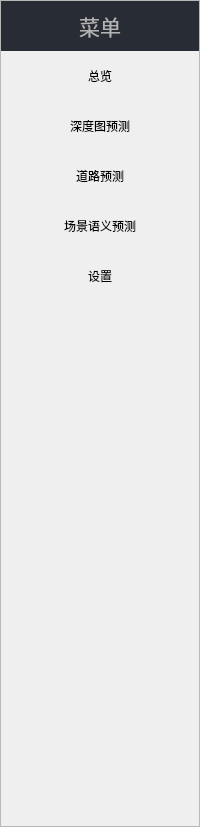
     <widget class="QFrame" name="control_bar">
      <property name="minimumSize">
       <size>
        <width>150</width>
        <height>0</height>
       </size>
      </property>
      <property name="styleSheet">
       <string notr="true">QPushButton {
	background-position: left center;
    background-repeat: no-repeat;
	border: none;
}

QPushButton:hover {
	background-color: rgb(40, 44, 52);
}

QPushButton:pressed {
	background-color: rgb(189, 147, 249);
	color: rgb(255, 255, 255);
}</string>
      </property>
      <property name="frameShape">
       <enum>QFrame::StyledPanel</enum>
      </property>
      <property name="frameShadow">
       <enum>QFrame::Raised</enum>
      </property>
      <layout class="QVBoxLayout" name="verticalLayout">
       <property name="spacing">
        <number>0</number>
       </property>
       <property name="leftMargin">
        <number>0</number>
       </property>
       <property name="topMargin">
        <number>0</number>
       </property>
       <property name="rightMargin">
        <number>0</number>
       </property>
       <property name="bottomMargin">
        <number>0</number>
       </property>
       <item>
        <widget class="QLabel" name="info">
         <property name="minimumSize">
          <size>
           <width>0</width>
           <height>50</height>
          </size>
         </property>
         <property name="palette">
          <palette>
           <active>
            <colorrole role="WindowText">
             <brush brushstyle="SolidPattern">
              <color alpha="255">
               <red>179</red>
               <green>179</green>
               <blue>179</blue>
              </color>
             </brush>
            </colorrole>
            <colorrole role="Button">
             <brush brushstyle="SolidPattern">
              <color alpha="255">
               <red>40</red>
               <green>44</green>
               <blue>52</blue>
              </color>
             </brush>
            </colorrole>
            <colorrole role="Text">
             <brush brushstyle="SolidPattern">
              <color alpha="255">
               <red>179</red>
               <green>179</green>
               <blue>179</blue>
              </color>
             </brush>
            </colorrole>
            <colorrole role="ButtonText">
             <brush brushstyle="SolidPattern">
              <color alpha="255">
               <red>179</red>
               <green>179</green>
               <blue>179</blue>
              </color>
             </brush>
            </colorrole>
            <colorrole role="Base">
             <brush brushstyle="SolidPattern">
              <color alpha="255">
               <red>40</red>
               <green>44</green>
               <blue>52</blue>
              </color>
             </brush>
            </colorrole>
            <colorrole role="Window">
             <brush brushstyle="SolidPattern">
              <color alpha="255">
               <red>40</red>
               <green>44</green>
               <blue>52</blue>
              </color>
             </brush>
            </colorrole>
            <colorrole role="PlaceholderText">
             <brush brushstyle="SolidPattern">
              <color alpha="128">
               <red>179</red>
               <green>179</green>
               <blue>179</blue>
              </color>
             </brush>
            </colorrole>
           </active>
           <inactive>
            <colorrole role="WindowText">
             <brush brushstyle="SolidPattern">
              <color alpha="255">
               <red>179</red>
               <green>179</green>
               <blue>179</blue>
              </color>
             </brush>
            </colorrole>
            <colorrole role="Button">
             <brush brushstyle="SolidPattern">
              <color alpha="255">
               <red>40</red>
               <green>44</green>
               <blue>52</blue>
              </color>
             </brush>
            </colorrole>
            <colorrole role="Text">
             <brush brushstyle="SolidPattern">
              <color alpha="255">
               <red>179</red>
               <green>179</green>
               <blue>179</blue>
              </color>
             </brush>
            </colorrole>
            <colorrole role="ButtonText">
             <brush brushstyle="SolidPattern">
              <color alpha="255">
               <red>179</red>
               <green>179</green>
               <blue>179</blue>
              </color>
             </brush>
            </colorrole>
            <colorrole role="Base">
             <brush brushstyle="SolidPattern">
              <color alpha="255">
               <red>40</red>
               <green>44</green>
               <blue>52</blue>
              </color>
             </brush>
            </colorrole>
            <colorrole role="Window">
             <brush brushstyle="SolidPattern">
              <color alpha="255">
               <red>40</red>
               <green>44</green>
               <blue>52</blue>
              </color>
             </brush>
            </colorrole>
            <colorrole role="PlaceholderText">
             <brush brushstyle="SolidPattern">
              <color alpha="128">
               <red>179</red>
               <green>179</green>
               <blue>179</blue>
              </color>
             </brush>
            </colorrole>
           </inactive>
           <disabled>
            <colorrole role="WindowText">
             <brush brushstyle="SolidPattern">
              <color alpha="255">
               <red>179</red>
               <green>179</green>
               <blue>179</blue>
              </color>
             </brush>
            </colorrole>
            <colorrole role="Button">
             <brush brushstyle="SolidPattern">
              <color alpha="255">
               <red>40</red>
               <green>44</green>
               <blue>52</blue>
              </color>
             </brush>
            </colorrole>
            <colorrole role="Text">
             <brush brushstyle="SolidPattern">
              <color alpha="255">
               <red>179</red>
               <green>179</green>
               <blue>179</blue>
              </color>
             </brush>
            </colorrole>
            <colorrole role="ButtonText">
             <brush brushstyle="SolidPattern">
              <color alpha="255">
               <red>179</red>
               <green>179</green>
               <blue>179</blue>
              </color>
             </brush>
            </colorrole>
            <colorrole role="Base">
             <brush brushstyle="SolidPattern">
              <color alpha="255">
               <red>40</red>
               <green>44</green>
               <blue>52</blue>
              </color>
             </brush>
            </colorrole>
            <colorrole role="Window">
             <brush brushstyle="SolidPattern">
              <color alpha="255">
               <red>40</red>
               <green>44</green>
               <blue>52</blue>
              </color>
             </brush>
            </colorrole>
            <colorrole role="PlaceholderText">
             <brush brushstyle="SolidPattern">
              <color alpha="128">
               <red>179</red>
               <green>179</green>
               <blue>179</blue>
              </color>
             </brush>
            </colorrole>
           </disabled>
          </palette>
         </property>
         <property name="font">
          <font>
           <family>宋体</family>
           <pointsize>16</pointsize>
           <italic>false</italic>
           <bold>false</bold>
          </font>
         </property>
         <property name="styleSheet">
          <string notr="true">background-color: rgb(40, 44, 52);</string>
         </property>
         <property name="text">
          <string>菜单</string>
         </property>
         <property name="alignment">
          <set>Qt::AlignCenter</set>
         </property>
        </widget>
       </item>
       <item>
        <widget class="QPushButton" name="btn_page_all">
         <property name="minimumSize">
          <size>
           <width>0</width>
           <height>50</height>
          </size>
         </property>
         <property name="text">
          <string>总览</string>
         </property>
        </widget>
       </item>
       <item>
        <widget class="QPushButton" name="btn_task1">
         <property name="minimumSize">
          <size>
           <width>0</width>
           <height>50</height>
          </size>
         </property>
         <property name="text">
          <string>深度图预测</string>
         </property>
        </widget>
       </item>
       <item>
        <widget class="QPushButton" name="btn_task2">
         <property name="minimumSize">
          <size>
           <width>0</width>
           <height>50</height>
          </size>
         </property>
         <property name="text">
          <string>道路预测</string>
         </property>
        </widget>
       </item>
       <item>
        <widget class="QPushButton" name="btn_task3">
         <property name="minimumSize">
          <size>
           <width>0</width>
           <height>50</height>
          </size>
         </property>
         <property name="text">
          <string>场景语义预测</string>
         </property>
        </widget>
       </item>
       <item>
        <widget class="QPushButton" name="btn_setting">
         <property name="minimumSize">
          <size>
           <width>0</width>
           <height>50</height>
          </size>
         </property>
         <property name="text">
          <string>设置</string>
         </property>
        </widget>
       </item>
       <item>
        <spacer name="verticalSpacer">
         <property name="orientation">
          <enum>Qt::Vertical</enum>
         </property>
         <property name="sizeHint" stdset="0">
          <size>
           <width>20</width>
           <height>525</height>
          </size>
         </property>
        </spacer>
       </item>
      </layout>
     </widget>
